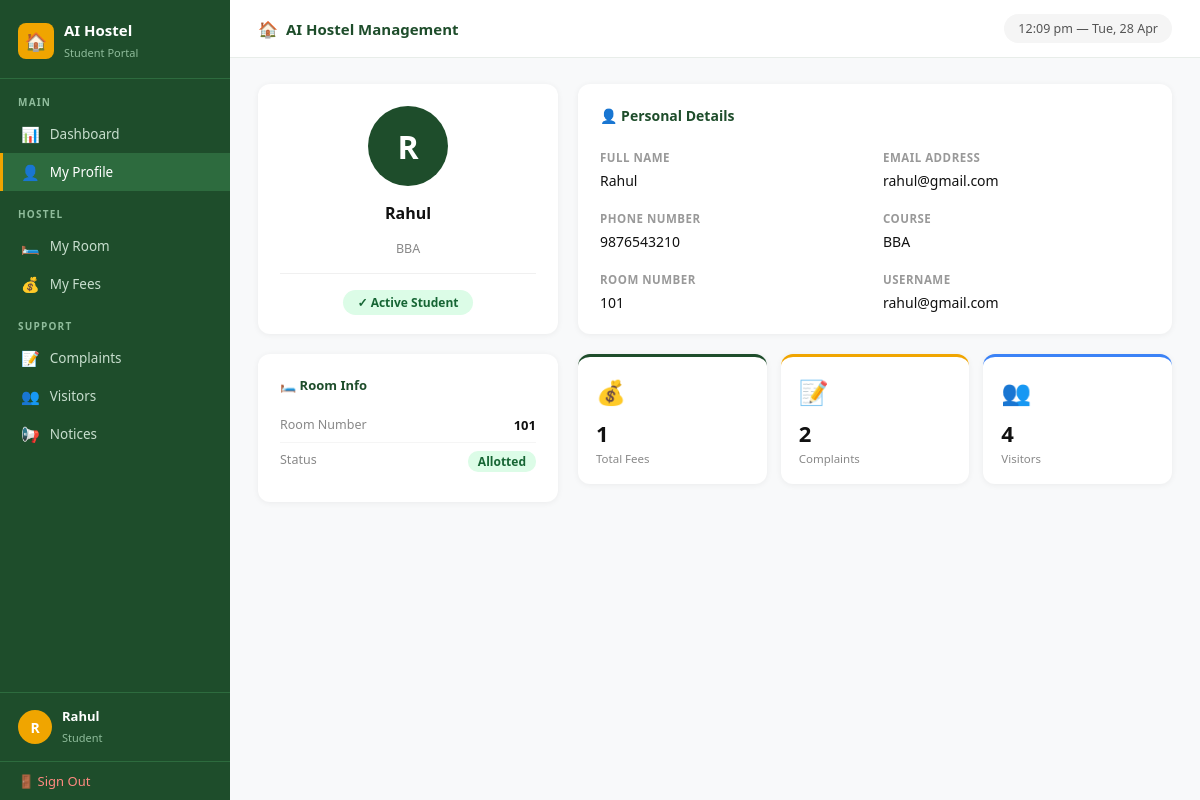
The page /student/profile/ (signed in) on the database as committed earlier.
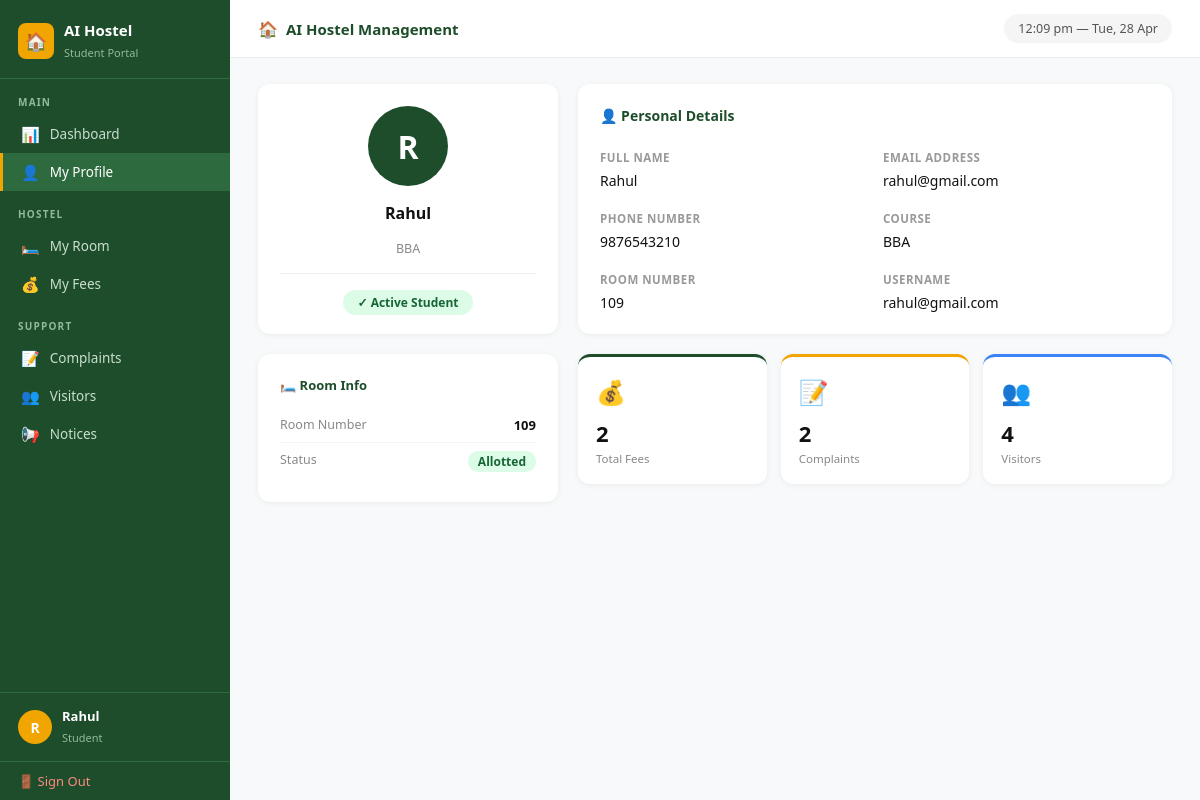
The same page on the database as committed later.
### hostel_app/models.py (models this page shows, shortened)
class Student(models.Model):
    user = models.OneToOneField(User, on_delete=models.CASCADE, null=True, blank=True)
    name = models.CharField(max_length=100)
    email = models.EmailField(unique=True)
    phone = models.CharField(max_length=15)
    course = models.CharField(max_length=100)
    room_number = models.IntegerField(null=True, blank=True)

### hostel_app/views.py (the view)
# urls.py: path('student/profile/', views.student_profile, name='student_profile'),
@login_required(login_url='/student/login/')
def student_profile(request):
    student = Student.objects.get(user=request.user)
    return render(request, 'hostel_app/student/profile.html',
                  {'student': student})

### hostel_app/templates/hostel_app/student/profile.html (shortened to what the changed rows need)
{% extends 'hostel_app/student/base.html' %}
{% block content %}
<div style="display: grid; grid-template-columns: 300px 1fr; gap: 20px;">
    <div>
        <div class="section-box" style="text-align: center;">
            <div style="width: 80px; height: 80px; background: #1e4d2b;
                        border-radius: 50%; display: flex; align-items: center;
                        justify-content: center; margin: 0 auto 16px;
                        font-size: 32px; color: white; font-weight: 700;">
                {{ student.name|first|upper }}
            </div>
            <h3 style="font-size: 16px; color: #111; font-weight: 700;">
                {{ student.name }}
            </h3>
            <p style="font-size: 12.5px; color: #888; margin-top: 4px;">
                {{ student.course }}
            </p>
            <div style="margin-top: 16px; padding-top: 16px;
                        border-top: 1px solid #f0f0f0;">
                <span style="background: #dcfce7; color: #166534;
                             padding: 4px 14px; border-radius: 20px;
                             font-size: 12px; font-weight: 600;">
                </span>
            </div>
        </div>
        <div class="section-box" style="margin-top: 0;">
            <div style="display: flex; justify-content: space-between;
                        padding: 8px 0; border-bottom: 1px solid #f5f5f5;">
                <span style="font-size: 12.5px; color: #888;">Room Number</span>
                <span style="font-size: 13px; color: #111; font-weight: 600;">
                    {{ student.room_number|default:"Not Assigned" }}
                </span>
            </div>
        </div>
    </div>
    <div>
        <div class="section-box">
            <div style="display: grid; grid-template-columns: 1fr 1fr; gap: 16px;">
                <div>
                    <label style="font-size: 11.5px; color: #999;
                                  font-weight: 600; text-transform: uppercase;
                                  letter-spacing: 0.5px;">Full Name</label>
                    <p style="font-size: 14px; color: #111; margin-top: 4px;
                               font-weight: 500;">{{ student.name }}</p>
                </div>
                <div>
                    <label style="font-size: 11.5px; color: #999;
                                  font-weight: 600; text-transform: uppercase;
                                  letter-spacing: 0.5px;">Email Address</label>
                    <p style="font-size: 14px; color: #111; margin-top: 4px;
                               font-weight: 500;">{{ student.email }}</p>
                </div>
                <div>
                    <label style="font-size: 11.5px; color: #999;
                                  font-weight: 600; text-transform: uppercase;
                                  letter-spacing: 0.5px;">Phone Number</label>
                    <p style="font-size: 14px; color: #111; margin-top: 4px;
                               font-weight: 500;">{{ student.phone }}</p>
                </div>
                <div>
                    <label style="font-size: 11.5px; color: #999;
                                  font-weight: 600; text-transform: uppercase;
                                  letter-spacing: 0.5px;">Course</label>
                    <p style="font-size: 14px; color: #111; margin-top: 4px;
                               font-weight: 500;">{{ student.course }}</p>
                </div>
                <div>
                    <label style="font-size: 11.5px; color: #999;
                                  font-weight: 600; text-transform: uppercase;
                                  letter-spacing: 0.5px;">Room Number</label>
                    <p style="font-size: 14px; color: #111; margin-top: 4px;
                               font-weight: 500;">
                        {{ student.room_number|default:"Not Assigned" }}
                    </p>
                </div>
                <div>
                    <label style="font-size: 11.5px; color: #999;
                                  font-weight: 600; text-transform: uppercase;
                                  letter-spacing: 0.5px;">Username</label>
                    <p style="font-size: 14px; color: #111; margin-top: 4px;
                               font-weight: 500;">{{ student.user.username }}</p>
                </div>
            </div>
        </div>
        <div style="display: grid; grid-template-columns: repeat(3, 1fr); gap: 14px;">
            <div class="stat-card">
                <div class="card-icon">💰</div>
                <h3 style="font-size: 22px;">
                    {% with fees=student.fee_set.all %}
                        {{ fees|length }}
                    {% endwith %}
                </h3>
                <p>Total Fees</p>
            </div>
        </div>
    </div>
</div>
{% endblock %}

### hostel_app/templates/hostel_app/student/base.html (shortened to what this page needs)
<!DOCTYPE html>
<html lang="en">
<head>
</head>
<body>
<div class="sidebar">
    <div class="sidebar-logo">
        <div class="logo-icon">🏠</div>
        <div class="logo-text">
            <h3>AI Hostel</h3>
            <span>Student Portal</span>
        </div>
    </div>
    <nav class="sidebar-nav">
        <div class="nav-section-label">Main</div>
        <a href="{% url 'student_dashboard' %}"
           class="{% if request.resolver_match.url_name == 'student_dashboard' %}active{% endif %}">
            <span class="nav-icon">📊</span> Dashboard
        </a>
        <a href="{% url 'student_profile' %}"
           class="{% if request.resolver_match.url_name == 'student_profile' %}active{% endif %}">
            <span class="nav-icon">👤</span> My Profile
        </a>
        <div class="nav-section-label">Hostel</div>
        <a href="{% url 'my_room' %}"
           class="{% if request.resolver_match.url_name == 'my_room' %}active{% endif %}">
            <span class="nav-icon">🛏️</span> My Room
        </a>
        <a href="{% url 'my_fees' %}"
           class="{% if request.resolver_match.url_name == 'my_fees' %}active{% endif %}">
            <span class="nav-icon">💰</span> My Fees
        </a>
        <div class="nav-section-label">Support</div>
        <a href="{% url 'student_complaint' %}"
           class="{% if request.resolver_match.url_name == 'student_complaint' %}active{% endif %}">
            <span class="nav-icon">📝</span> Complaints
        </a>
        <a href="{% url 'visitor_request' %}"
           class="{% if request.resolver_match.url_name == 'visitor_request' %}active{% endif %}">
            <span class="nav-icon">👥</span> Visitors
        </a>
        <a href="{% url 'student_notices' %}"
           class="{% if request.resolver_match.url_name == 'student_notices' %}active{% endif %}">
            <span class="nav-icon">📢</span> Notices
        </a>
    </nav>
    <div class="sidebar-user">
        <div class="user-avatar">{{ student.name|first|upper }}</div>
        <div class="user-info">
            <p>{{ student.name }}</p>
            <span>Student</span>
        </div>
    </div>
    <a href="{% url 'student_logout' %}" class="signout-link">
        🚪 Sign Out
    </a>
</div>
<div class="main">
    <div class="topbar">
        <div class="topbar-left">
            <span>🏠</span>
            <h2>AI Hostel Management</h2>
        </div>
        <span class="clock" id="clock"></span>
    </div>
    <div class="content">
        {% block content %}{% endblock %}
    </div>
</div>
</body>
</html>

Rows that differ between the two databases and show on the page:
changed Student "Rahul": room_number "101" → "109"
Other text that changed with them:
{{ fees|length }}: "1" → "2"
